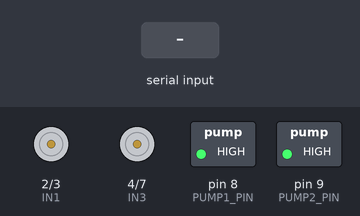
A sketch run on a simulated Arduino Uno, built with avr-gcc and run on an emulated ATmega328P. Shown: motor-driver pin pairs drawn as motors (green arrow = first pin HIGH = forward, orange = second pin HIGH = backward, longer = more drive, scaled by the enable pin), switched loads named in the sketch (green lamp = pin HIGH). The inputs (shaded band) are chosen by the test bench. What the sketch prints to the serial monitor is not drawn.

Above: at 1.2 s.
1.3 s: "F" received over Serial
At 2.1 s:
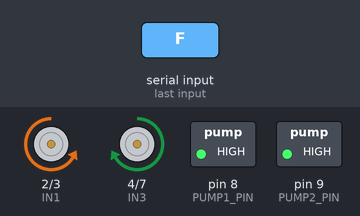
2.8 s: "B" received over Serial
At 3.2 s:
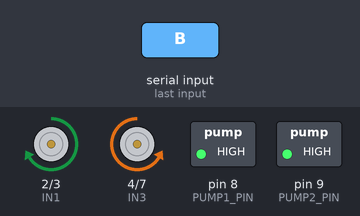
4.3 s: "L" received over Serial
At 5.5 s:
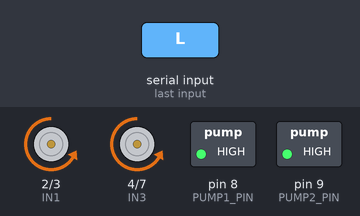
5.8 s: "R" received over Serial
At 6.7 s:
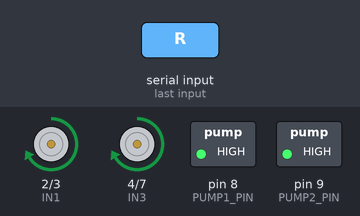
7.3 s: "P" received over Serial
At 7.9 s:
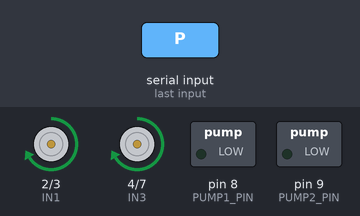
8.8 s: "S" received over Serial
At 10.2 s:
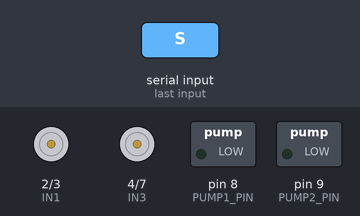
Timing chart, 0 to 11.3 s (numbered marks = the images above; inputs shaded):
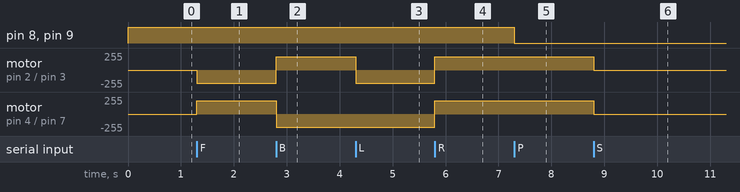

The sketch:

uno_code.ino
```cpp
// === Arduino UNO: Motors + Pumps (Directions Corrected) ===
// Works with ESP32 dashboard via Serial
// Motors via L293D, Pumps via active-LOW relays

// === Motor Pins ===
const int IN1 = 2;   // Left Motor
const int IN2 = 3;
const int ENA = 5;   // PWM

const int IN3 = 4;   // Right Motor
const int IN4 = 7;
const int ENB = 6;   // PWM

// === Pump Pins ===
const int PUMP1_PIN = 8;
const int PUMP2_PIN = 9;

void setup() {
  Serial.begin(9600);

  // Motor setup
  pinMode(IN1, OUTPUT);
  pinMode(IN2, OUTPUT);
  pinMode(ENA, OUTPUT);
  pinMode(IN3, OUTPUT);
  pinMode(IN4, OUTPUT);
  pinMode(ENB, OUTPUT);

  // Pump setup
  pinMode(PUMP1_PIN, OUTPUT);
  pinMode(PUMP2_PIN, OUTPUT);

  stopMotors();
  digitalWrite(PUMP1_PIN, HIGH);
  digitalWrite(PUMP2_PIN, HIGH);

  Serial.println("✅ UNO ready: Motors + Pumps Controller");
}

void loop() {
  if (Serial.available()) {
    char cmd = Serial.read();

    switch (cmd) {
      case 'F': forward(200); Serial.println("⬆️ Forward"); break;
      case 'B': backward(200); Serial.println("⬇️ Backward"); break;
      case 'L': leftTurn(200); Serial.println("⬅️ Left"); break;
      case 'R': rightTurn(200); Serial.println("➡️ Right"); break;
      case 'S': stopMotors(); Serial.println("🛑 Stop"); break;

      // ✅ Both pumps ON/OFF together
      case 'P':
        digitalWrite(PUMP1_PIN, LOW);
        digitalWrite(PUMP2_PIN, LOW);
        Serial.println("💧 Both Pumps ON");
        break;

      case 'p':
        digitalWrite(PUMP1_PIN, HIGH);
        digitalWrite(PUMP2_PIN, HIGH);
        Serial.println("💧 Both Pumps OFF");
        break;

      default:
        Serial.print("⚠️ Unknown command: ");
        Serial.println(cmd);
        break;
    }
  }
}

// === Movement Functions (Final Correct Logic) ===

// ✅ Forward
void forward(uint8_t speed) {
  digitalWrite(IN1, LOW);
  digitalWrite(IN2, HIGH);
  analogWrite(ENA, speed);

  digitalWrite(IN3, HIGH);
  digitalWrite(IN4, LOW);
  analogWrite(ENB, speed);
}

// ✅ Backward
void backward(uint8_t speed) {
  digitalWrite(IN1, HIGH);
  digitalWrite(IN2, LOW);
  analogWrite(ENA, speed);

  digitalWrite(IN3, LOW);
  digitalWrite(IN4, HIGH);
  analogWrite(ENB, speed);
}

// ✅ Left Turn (pivot)
void rightTurn(uint8_t speed) {
  // Left motor backward
  digitalWrite(IN1, HIGH);
  digitalWrite(IN2, LOW);
  analogWrite(ENA, speed);

  // Right motor forward
  digitalWrite(IN3, HIGH);
  digitalWrite(IN4, LOW);
  analogWrite(ENB, speed);
}

// ✅ Right Turn (pivot)
void leftTurn(uint8_t speed) {
  // Left motor forward
  digitalWrite(IN1, LOW);
  digitalWrite(IN2, HIGH);
  analogWrite(ENA, speed);

  // Right motor backward
  digitalWrite(IN3, LOW);
  digitalWrite(IN4, HIGH);
  analogWrite(ENB, speed);
}

// ✅ Stop
void stopMotors() {
  digitalWrite(IN1, LOW);
  digitalWrite(IN2, LOW);
  digitalWrite(IN3, LOW);
  digitalWrite(IN4, LOW);
  analogWrite(ENA, 0);
  analogWrite(ENB, 0);
}
```

Measured:
- after the input at 1.3 s, motor on pin 2 (IN1) / pin 3 (IN2): stopped → backward 200/255 at once; motor on pin 4 (IN3) / pin 7 (IN4): stopped → forward 200/255 at once
- after the input at 2.8 s, motor on pin 2 (IN1) / pin 3 (IN2): backward 200/255 → forward 200/255 at once; motor on pin 4 (IN3) / pin 7 (IN4): forward 200/255 → backward 200/255 at once
- after the input at 4.3 s, motor on pin 2 (IN1) / pin 3 (IN2): forward 200/255 → backward 200/255 at once
- after the input at 5.8 s, motor on pin 2 (IN1) / pin 3 (IN2), motor on pin 4 (IN3) / pin 7 (IN4): backward 200/255 → forward 200/255 at once
- after the input at 7.3 s, pin 8 (PUMP1_PIN), pin 9 (PUMP2_PIN): HIGH → LOW at once
- after the input at 8.8 s, motor on pin 2 (IN1) / pin 3 (IN2), motor on pin 4 (IN3) / pin 7 (IN4): forward 200/255 → stopped at once
